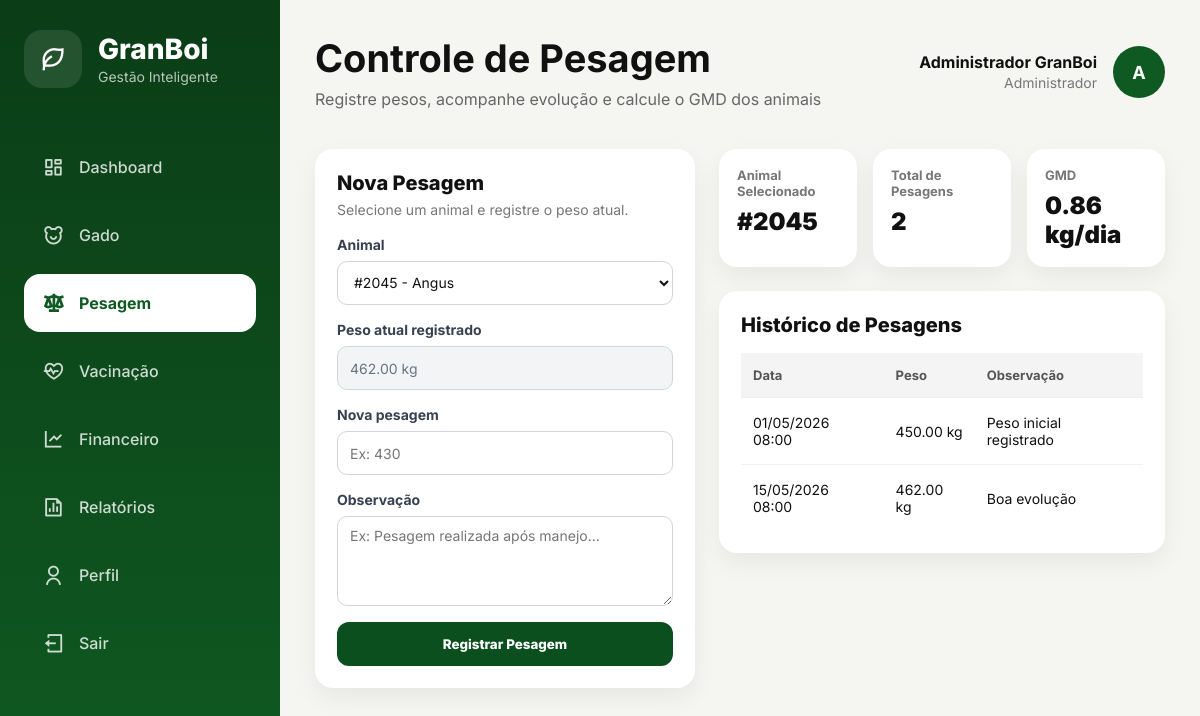
Page /peso?animal_id=2 (signed in) on the committed database.
### tables this page shows
CREATE TABLE animal (
    id INT AUTO_INCREMENT PRIMARY KEY,
    brinco_identificador VARCHAR(50) NOT NULL UNIQUE,
    nome VARCHAR(100) NULL,
    raca VARCHAR(100) NULL,
    lote VARCHAR(100) NULL,
    data_nascimento DATE NULL,
    sexo ENUM('Macho', 'Fêmea') NOT NULL,
    peso_entrada DECIMAL(10,2) NOT NULL,
    status ENUM('ativo', 'vendido', 'morto', 'excluido') DEFAULT 'ativo',
    observacoes TEXT NULL,
    created_at DATETIME DEFAULT CURRENT_TIMESTAMP,
    updated_at DATETIME DEFAULT CURRENT_TIMESTAMP ON UPDATE CURRENT_TIMESTAMP
);

CREATE TABLE animal_peso_historico (
    id INT AUTO_INCREMENT PRIMARY KEY,
    animal_id INT NOT NULL,
    peso DECIMAL(10,2) NOT NULL,
    data_registro DATETIME DEFAULT CURRENT_TIMESTAMP,
    observacao TEXT NULL,

    CONSTRAINT fk_peso_animal
    FOREIGN KEY (animal_id) REFERENCES animal(id)
);

### app/controllers/Controller.php (called while the page is built, shortened)
<?php
class Controller
{
    protected function render($view, $dados = [])
    {
        $viewPath = ROOT_PATH . "/app/views/{$view}.php";
        extract($dados);
        require_once ROOT_PATH . "/app/layout/cabecalho.php";
        require_once $viewPath;
        require_once ROOT_PATH . "/app/layout/rodape.php";
    }
    protected function model($model)
    {
        $modelPath = ROOT_PATH . "/app/models/{$model}.php";
        return new $model();
    }
}

### app/controllers/PesoController.php (called while the page is built, shortened)
<?php
class PesoController extends Controller
{
    public function index()
{
    $animalId = $_GET['animal_id'] ?? null;
    $animalModel = $this->model('Animal');
    $pesagemModel = $this->model('Pesagem');
    $animais = $animalModel->listarTodos();
    $animalSelecionado = null;
    $historico = [];
    $gmd = null;
    $ultimaPesagem = null;
    $pesoAtual = null;
    if ($animalId) {
    $animalSelecionado = $animalModel->buscarPorId($animalId);
    if ($animalSelecionado) {
        $historico = $pesagemModel->listarPorAnimal($animalId);
        $gmd = $pesagemModel->calcularGmd($animalId);
        $ultimaPesagem = $pesagemModel->buscarUltimaPesagem($animalId);
        $pesoAtual = $ultimaPesagem
            ? $ultimaPesagem['peso']
            : $animalSelecionado['peso_entrada'];
    }
}
    $this->render('peso/peso', [
    'titulo' => 'GranBoi - Pesagem',
    'pageCss' => [
        '/public/assets/css/pages/peso/peso.css'
    ],
    'pageJs' => [
        '/public/assets/js/pages/peso/pesoPage.js'
    ],
    'animais' => $animais,
    'animalSelecionado' => $animalSelecionado,
    'historico' => $historico,
    'gmd' => $gmd,
    'ultimaPesagem' => $ultimaPesagem,
    'pesoAtual' => $pesoAtual
]);
}
}

### app/routes/web.php (called while the page is built, shortened)
<?php
$url = parse_url($_SERVER['REQUEST_URI'], PHP_URL_PATH);
$basePath = parse_url(BASE_URL, PHP_URL_PATH);
$url = str_replace($basePath, '', $url);
$route = $routes[$url];
$method = $route['method'];
require_once ROOT_PATH . '/app/controllers/Controller.php';
$controllerInstance = new $controller();
$controllerInstance->$method();

### index.php (called while the page is built, shortened)
<?php
require_once ROOT_PATH . '/app/routes/web.php';

### app/models/conexao.php (called while the page is built)
<?php
class Conexao {
public static function conectar()
{
$host = 'localhost';
$dbname = 'granboi_db';
$usuario = 'root';
$senha = '';
try
{
return new PDO("mysql:host=$host;dbname=$dbname", $usuario, $senha);
} catch (PDOException $e) {
die("Erro ao conectar: " . $e->getMessage());
}
}
}
?>

### app/models/Animal.php (called while the page is built, shortened)
<?php
require_once ROOT_PATH . '/app/models/conexao.php';
class Animal
{
    private $db;
    public function __construct()
    {
        $this->db = Conexao::conectar();
    }
    public function listarTodos()
    {
        $sql = "
            SELECT
                animal.*,
                COALESCE(ultima_pesagem.peso, animal.peso_entrada) AS peso_atual,
                ultima_pesagem.data_registro AS data_ultima_pesagem
            FROM animal
            LEFT JOIN (
                SELECT aph1.animal_id, aph1.peso, aph1.data_registro
                FROM animal_peso_historico aph1
                INNER JOIN (
                    SELECT animal_id, MAX(data_registro) AS ultima_data
                    FROM animal_peso_historico
                    GROUP BY animal_id
                ) aph2
                    ON aph2.animal_id = aph1.animal_id
                    AND aph2.ultima_data = aph1.data_registro
            ) ultima_pesagem
                ON ultima_pesagem.animal_id = animal.id
            WHERE animal.status != 'excluido'
            ORDER BY animal.id DESC
        ";
        return $this->db->query($sql)->fetchAll(PDO::FETCH_ASSOC);
    }
    public function buscarPorId($id)
    {
        $sql = "SELECT *
                FROM animal
                WHERE id = :id
                AND status != 'excluido'
                LIMIT 1";
        $stmt = $this->db->prepare($sql);
        $stmt->execute([
            ':id' => $id
        ]);
        return $stmt->fetch(PDO::FETCH_ASSOC);
    }
}

### app/models/Pesagem.php (called while the page is built, shortened)
<?php
require_once ROOT_PATH . '/app/models/conexao.php';
class Pesagem
{
    private $db;
    public function __construct()
    {
        $this->db = Conexao::conectar();
    }
    public function listarPorAnimal($animalId)
    {
        $sql = "SELECT *
                FROM animal_peso_historico
                WHERE animal_id = :animal_id
                ORDER BY data_registro ASC";
        $stmt = $this->db->prepare($sql);
        $stmt->execute([
            ':animal_id' => $animalId
        ]);
        return $stmt->fetchAll(PDO::FETCH_ASSOC);
    }
    public function buscarPrimeiraPesagem($animalId)
    {
        $sql = "SELECT *
                FROM animal_peso_historico
                WHERE animal_id = :animal_id
                ORDER BY data_registro ASC
                LIMIT 1";
        $stmt = $this->db->prepare($sql);
        $stmt->execute([
            ':animal_id' => $animalId
        ]);
        return $stmt->fetch(PDO::FETCH_ASSOC);
    }
    public function buscarUltimaPesagem($animalId)
    {
        $sql = "SELECT *
                FROM animal_peso_historico
                WHERE animal_id = :animal_id
                ORDER BY data_registro DESC
                LIMIT 1";
        $stmt = $this->db->prepare($sql);
        $stmt->execute([
            ':animal_id' => $animalId
        ]);
        return $stmt->fetch(PDO::FETCH_ASSOC);
    }
    public function calcularGmd($animalId)
{
    $primeira = $this->buscarPrimeiraPesagem($animalId);
    $ultima = $this->buscarUltimaPesagem($animalId);
    $dataInicial = new DateTime($primeira['data_registro']);
    $dataFinal = new DateTime($ultima['data_registro']);
    $dias = $dataInicial->diff($dataFinal)->days;
    $ganhoPeso = $ultima['peso'] - $primeira['peso'];
    return round($ganhoPeso / $dias, 2);
}
}

### app/views/peso/peso.php (the view, shortened to what this page needs)
<main class="main-content">
  <header class="topbar">
    <div class="topbar-title">
      <h1>Controle de Pesagem</h1>
      <p>
        Registre pesos, acompanhe evolução e calcule o GMD dos animais
      </p>
    </div>
    <div class="profile">
      <div class="profile-info">
        <h3><?= $_SESSION['usuario']['nome'] ?? 'Usuário' ?></h3>
        <span><?= $_SESSION['usuario']['papel_nome'] ?? 'Perfil' ?></span>
      </div>
      <div class="profile-avatar">
        <?= strtoupper(substr($_SESSION['usuario']['nome'] ?? 'U', 0, 1)) ?>
      </div>
    </div>
  </header>
  <section class="peso-grid">
    <aside class="peso-card">
  <h2>Nova Pesagem</h2>
  <p>
    Selecione um animal e registre o peso atual.
  </p>
  <form method="POST" action="<?= BASE_URL ?>/peso/salvar" id="formPesagem">
        <div class="peso-form-group">
          <label for="animal_id">Animal</label>
          <select id="animal_id" name="animal_id" required>
            <?php foreach ($animais as $animal): ?>
              <option
                value="<?= htmlspecialchars($animal['id']) ?>"
                <?= !empty($animalSelecionado) && $animalSelecionado['id'] == $animal['id'] ? 'selected' : '' ?>
              >
                #<?= htmlspecialchars($animal['brinco_identificador']) ?>
              </option>
            <?php endforeach; ?>
          </select>
        </div>
        <div class="peso-form-group">
  <label for="peso_atual">Peso atual registrado</label>
  <input
    type="text"
    id="peso_atual"
    value="<?= $pesoAtual !== null ? htmlspecialchars($pesoAtual) . ' kg' : 'Selecione um animal' ?>"
    disabled
  >
</div>
<div class="peso-form-group">
  <label for="peso">Nova pesagem</label>
  <input
    type="number"
    step="0.01"
    id="peso"
    name="peso"
    placeholder="Ex: 430"
    required
    <?= empty($animalSelecionado) ? 'disabled' : '' ?>
  >
</div>
        <div class="peso-form-group">
          <label for="observacao">Observação</label>
          <textarea
            id="observacao"
            name="observacao"
            placeholder="Ex: Pesagem realizada após manejo..."
          ></textarea>
        </div>
        <button
  type="submit"
  class="peso-submit-btn"
  <?= !empty($animalSelecionado) && $animalSelecionado['status'] !== 'ativo' ? 'disabled' : '' ?>
>
  Registrar Pesagem
</button>
      </form>
    </aside>
    <section>
      <div class="peso-summary">
        <div class="peso-summary-card">
          <span>Animal Selecionado</span>
          <strong>
            <?= !empty($animalSelecionado) ? '#' . htmlspecialchars($animalSelecionado['brinco_identificador']) : '-' ?>
          </strong>
        </div>
        <div class="peso-summary-card">
          <span>Total de Pesagens</span>
          <strong><?= count($historico) ?></strong>
        </div>
        <div class="peso-summary-card">
          <span>GMD</span>
          <strong>
            <?= $gmd !== null ? htmlspecialchars($gmd) . ' kg/dia' : '-' ?>
          </strong>
        </div>
      </div>
      <div class="peso-table-card">
        <h2>Histórico de Pesagens</h2>
        <table class="peso-table">
          <thead>
            <tr>
              <th>Data</th>
              <th>Peso</th>
              <th>Observação</th>
            </tr>
          </thead>
          <tbody>
            <?php if (!empty($historico)): ?>
              <?php foreach ($historico as $item): ?>
                <tr>
                  <td>
                    <?= date('d/m/Y H:i', strtotime($item['data_registro'])) ?>
                  </td>
                  <td>
                    <?= htmlspecialchars($item['peso']) ?> kg
                  </td>
                  <td>
                    <?= htmlspecialchars($item['observacao'] ?? '-') ?>
                  </td>
                </tr>
              <?php endforeach; ?>
            <?php endif; ?>
          </tbody>
        </table>
      </div>
    </section>
  </section>
</main>

### public/assets/css/global/style.css (style rules this page uses)
* { margin: 0; padding: 0; box-sizing: border-box; }
body { font-family: 'Inter', sans-serif; background: #f5f5f2; color: #111; }
button, input, select, textarea { font-family: inherit; }
.main-content { flex: 1; margin-left: 280px; padding: 35px; }
.topbar { display: flex; align-items: center; justify-content: space-between; margin-bottom: 40px; }
.topbar-title h1 { font-size: 38px; margin-bottom: 8px; }
.topbar-title p { color: #666; }
.profile { display: flex; align-items: center; gap: 16px; }
.profile-info { text-align: right; }
.profile-info h3 { font-size: 16px; }
.profile-info span { color: #777; font-size: 14px; }
.profile-avatar { width: 52px; height: 52px; border-radius: 50%; background: #0f5a22; color: white; display: flex; align-items: center; justify-content: center; font-weight: 700; font-size: 18px; }
table { width: 100%; border-collapse: collapse; }
thead { background: #f4f4f4; }
th { text-align: left; padding: 16px; font-size: 14px; color: #555; }
td { padding: 18px 16px; border-bottom: 1px solid #eee; font-size: 15px; }
textarea { resize: none; min-height: 140px; }

### public/assets/css/pages/peso/peso.css (style rules this page uses)
.peso-grid { display: grid; grid-template-columns: 380px 1fr; gap: 24px; align-items: flex-start; }
.peso-card { background: #fff; border-radius: 18px; padding: 22px; box-shadow: 0 10px 25px rgba(0, 0, 0, 0.06); }
.peso-card h2 { font-size: 20px; font-weight: 800; color: var(--dark); margin-bottom: 6px; }
.peso-card p { color: #777; font-size: 14px; margin-bottom: 18px; }
.peso-form-group { display: flex; flex-direction: column; gap: 8px; margin-bottom: 16px; }
.peso-form-group label { font-size: 14px; font-weight: 700; color: #374151; }
.peso-form-group input, .peso-form-group select, .peso-form-group textarea { width: 100%; min-height: 44px; border: 1px solid #d1d5db; border-radius: 10px; padding: 10px 12px; font-family: inherit; font-size: 14px; color: var(--dark); background: #fff; outline: none; }
.peso-form-group textarea { resize: vertical; min-height: 90px; }
.peso-submit-btn { width: 100%; min-height: 44px; border: none; border-radius: 12px; background: #0b4f1f; color: #fff; font-weight: 800; font-family: inherit; cursor: pointer; }
.peso-summary { display: grid; grid-template-columns: repeat(3, minmax(0, 1fr)); gap: 16px; margin-bottom: 24px; }
.peso-summary-card { background: #fff; border-radius: 18px; padding: 18px; box-shadow: 0 10px 25px rgba(0, 0, 0, 0.06); }
.peso-summary-card span { display: block; color: #777; font-size: 13px; font-weight: 700; margin-bottom: 8px; }
.peso-summary-card strong { font-size: 24px; font-weight: 900; color: var(--dark); }
.peso-table-card { background: #fff; border-radius: 18px; padding: 22px; box-shadow: 0 10px 25px rgba(0, 0, 0, 0.06); overflow-x: auto; }
.peso-table-card h2 { font-size: 20px; font-weight: 800; color: var(--dark); margin-bottom: 16px; }
.peso-table { width: 100%; border-collapse: collapse; }
.peso-table th { text-align: left; font-size: 13px; color: #555; padding: 14px 12px; border-bottom: 1px solid #eee; }
.peso-table td { padding: 16px 12px; border-bottom: 1px solid #f1f1f1; font-size: 14px; color: var(--dark); }
.peso-table tr:last-child td { border-bottom: none; }
.peso-form-group input:disabled, .peso-form-group select:disabled, .peso-form-group textarea:disabled { background: #f3f4f6; color: #6b7280; cursor: not-allowed; }

### rows in the picture
animal: brinco_identificador "2045"
animal_peso_historico: data_registro "01/05/2026 08:00", peso "450.00", observacao "Peso inicial registrado"
animal_peso_historico: data_registro "15/05/2026 08:00", peso "462.00", observacao "Boa evolução"

### other values in the picture
$menu['label'] "Dashboard"
$menu['label'] "Gado"
$menu['label'] "Pesagem"
$menu['label'] "Vacinação"
$menu['label'] "Financeiro"
$menu['label'] "Relatórios"
$menu['label'] "Perfil"
$_SESSION['usuario']['nome'] "Administrador GranBoi"
$_SESSION['usuario']['papel_nome'] "Administrador"
substr($_SESSION['usuario']['nome'] ?? 'U', 0, 1) "A"
count($historico) "2"
$gmd "0.86"
